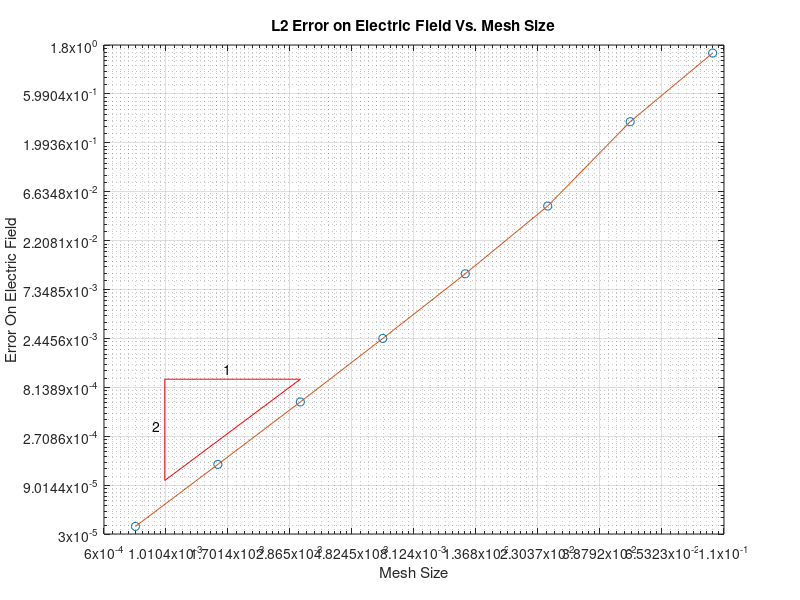
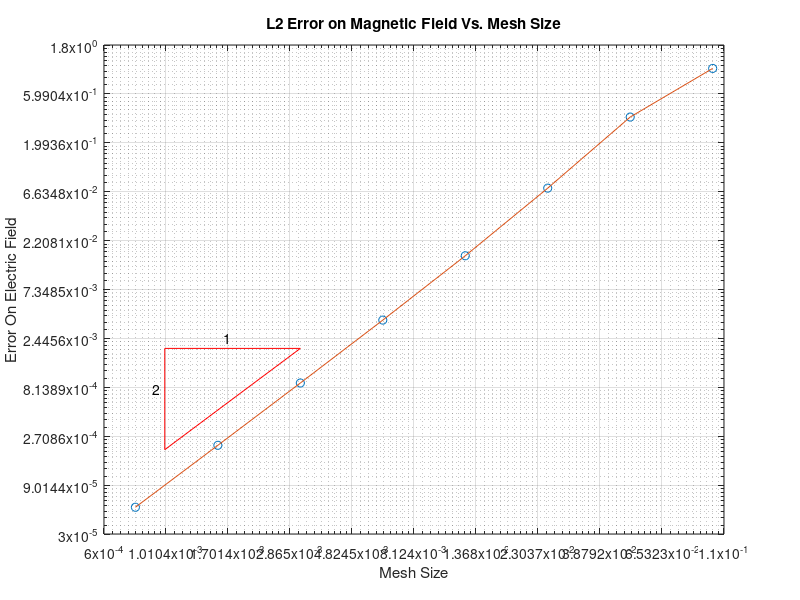

The MATLAB source for these figures, in order:

%type = 'No Interface';
type = 'One Interface';
switch type

    case 'No Interface'

h     = [0.1,0.05,0.025,0.0125,0.00625,0.003125,...
         0.0015625, 0.00078125];

Elerr = [0.3235369176998824,0.22304962790032315,...
         0.13181185314682203,0.07132186423285303,...
         0.03700832358191203,0.018836424316228784,...
         0.009500465043459295,0.004770679242519312];
         


    
Hferr = [0.3303304317175603,0.224501282835075,...
         0.13234322102634932,0.07147950975215762,...
         0.03705058312518213,0.01884731154135237,...
         0.009503224067225651,0.004771373368334899];
     
     
     

figure(1)

clf

loglog(h,Elerr,'o')
%plot(log(h),log(ElectricError));

hold on


loglog(h,Elerr)
%loglog(h,10^(1)*h.^(1.8))
hold on
%Pick a basis point for the triangle
xseed = 0.001;
yseed = 0.007;
%desiredSlope Of triangle
slope = 1;
%Another x point
%xnext = h(4);
xnext = h(6);

b = log10(yseed/(xseed^slope));


ynext = 10^(b)*xnext^slope;


x = [xseed, xseed, xnext, xseed];
y = [yseed, ynext, ynext, yseed];

loglog(x,y,'r')

text(xseed*0.7+0.3*xnext,ynext+0.001+0.001,'1')
text(xseed-0.0001,0.5*yseed+0.5*ynext,'1')





title('L2 Error on Electric Field Vs. Mesh Size')

%Now the ticks
%The x-axis
leftaxis = 0.0006;
rightaxis = 0.1+0.01;
upaxis = 0.4;
downaxis = 0.0043;

axis([leftaxis rightaxis downaxis upaxis])
xlabel('Mesh Size')

ax = log10(leftaxis);
bx = log10(rightaxis);
tx = ax:(bx-ax)/10:bx;
tx = 10.^(tx);
ay = log10(downaxis);
by = log10(upaxis);
ty = ay:(by-ay)/10:by;
ty = 10.^(ty);

ylabel('Error On Electric Field')

xticks(tx)
yticks(ty)
grid on

 figure(2)

clf

loglog(h,Hferr,'o')
%plot(log(h),log(ElectricError));

hold on


loglog(h,Hferr)
%loglog(h,10^(1)*h.^(1.8))
hold on
%Pick a basis point for the triangle
xseed = 0.001;
yseed = 0.007;
%desiredSlope Of triangle
slope = 1;
%Another x point
%xnext = h(4);
xnext = h(6);

b = log10(yseed/(xseed^slope));


ynext = 10^(b)*xnext^slope;


x = [xseed, xseed, xnext, xseed];
y = [yseed, ynext, ynext, yseed];

loglog(x,y,'r')

text(xseed*0.7+0.3*xnext,ynext+0.001+0.001,'1')
text(xseed-0.0001,0.5*yseed+0.5*ynext,'1')





title('L2 Error on Magnetic Field Vs. Mesh Size')

%Now the ticks
%The x-axis
leftaxis = 0.0006;
rightaxis = 0.1+0.01;
upaxis = 0.4;
downaxis = 0.0043;

axis([leftaxis rightaxis downaxis upaxis])
xlabel('Mesh Size')

ax = log10(leftaxis);
bx = log10(rightaxis);
tx = ax:(bx-ax)/10:bx;
tx = 10.^(tx);
ay = log10(downaxis);
by = log10(upaxis);
ty = ay:(by-ay)/10:by;
ty = 10.^(ty);

ylabel('Error On Electric Field')

xticks(tx)
yticks(ty)
grid on
     
    case 'One Interface'

   h  = [0.1,0.05,0.025,0.0125,0.00625,0.003125,...
         0.0015625, 0.00078125];

Elerr = [1.5020192828751187,0.32055092292529375,...
         0.04804850245582069, 0.010463434940433185,...
         0.0024432682607272507,0.0005855334883575576,...
         0.00014367790574039885,3.557675098710133e-05];
         


    
Hferr = [1.062725826917307,0.3558644362937835,...
         0.07188692174401906,0.0156968014580204,...
         0.00369170129490299,0.0008962230813669055,...
         0.00022071520959128732,5.476260090127839e-05];
     
     
     

figure(1)

clf

loglog(h,Elerr,'o')
%plot(log(h),log(ElectricError));

hold on


loglog(h,Elerr)
%loglog(h,10^(1)*h.^(1.8))
hold on
%Pick a basis point for the triangle
xseed = 0.001;
yseed = 0.0001;
%desiredSlope Of triangle
slope = 2;
%Another x point
%xnext = h(4);
xnext = h(6);

b = log10(yseed/(xseed^slope));


ynext = 10^(b)*xnext^slope;


x = [xseed, xseed, xnext, xseed];
y = [yseed, ynext, ynext, yseed];

loglog(x,y,'r')

text(xseed*0.7+0.3*xnext,ynext+0.00025,'1')
text(xseed-0.0001,0.5*yseed+0.5*ynext-0.0002,'2')





title('L2 Error on Electric Field Vs. Mesh Size')

%Now the ticks
%The x-axis
leftaxis = 0.0006;
rightaxis = 0.1+0.01;
upaxis = 1.8;
downaxis = 0.00003;

axis([leftaxis rightaxis downaxis upaxis])
xlabel('Mesh Size')

ax = log10(leftaxis);
bx = log10(rightaxis);
tx = ax:(bx-ax)/10:bx;
tx = 10.^(tx);
ay = log10(downaxis);
by = log10(upaxis);
ty = ay:(by-ay)/10:by;
ty = 10.^(ty);

ylabel('Error On Electric Field')

xticks(tx)
yticks(ty)
grid on

 figure(2)

clf

loglog(h,Hferr,'o')
%plot(log(h),log(ElectricError));

hold on


loglog(h,Hferr)
%loglog(h,10^(1)*h.^(1.8))
hold on
%Pick a basis point for the triangle
xseed = 0.001;
yseed = 0.0002;
%desiredSlope Of triangle
slope = 2;
%Another x point
%xnext = h(4);
xnext = h(6);

b = log10(yseed/(xseed^slope));


ynext = 10^(b)*xnext^slope;


x = [xseed, xseed, xnext, xseed];
y = [yseed, ynext, ynext, yseed];

loglog(x,y,'r')

text(xseed*0.7+0.3*xnext,ynext+0.0005,'1')
text(xseed-0.0001,0.5*yseed+0.5*ynext-0.0003,'2')





title('L2 Error on Magnetic Field Vs. Mesh Size')

%Now the ticks
%The x-axis
leftaxis = 0.0006;
rightaxis = 0.1+0.01;
upaxis = 1.8;
downaxis = 0.00003;

axis([leftaxis rightaxis downaxis upaxis])
xlabel('Mesh Size')

ax = log10(leftaxis);
bx = log10(rightaxis);
tx = ax:(bx-ax)/10:bx;
tx = 10.^(tx);
ay = log10(downaxis);
by = log10(upaxis);
ty = ay:(by-ay)/10:by;
ty = 10.^(ty);

ylabel('Error On Electric Field')

xticks(tx)
yticks(ty)
grid on
    
end   
 